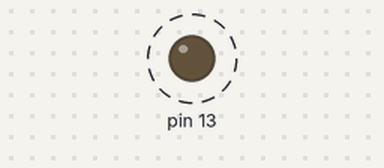
A sketch run on a simulated Arduino Uno, built with avr-gcc and run on an emulated ATmega328P. Shown: output pins drawn as LEDs (lit = HIGH). Dashed ring = blinking.

Above: at 0.5 s.
Timing chart, 0 to 4.6 s (numbered marks = the images above):
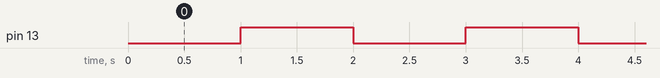

Measured:
- by itself, pin 13: alternates HIGH for 1.0 s and LOW for 1.0 s

The sketch:

2F.ino
```cpp
unsigned long previousMillis1 = 0;


void setup() {
  // initialize digital pin LED_BUILTIN as an output.
  Serial.begin(9600); //Esto define la velocidad de bits por segundo, este es el estandar
  pinMode(13, OUTPUT);
}

// the loop function runs over and over again forever
void loop() {
  unsigned long currentMillis = millis();

  if (currentMillis - previousMillis1 >= 1000) {
    previousMillis1 = currentMillis;
    if (digitalRead(13) == LOW) {
      digitalWrite(13, HIGH);
    } else {
      digitalWrite(13, LOW);
    }
  }

}
```
